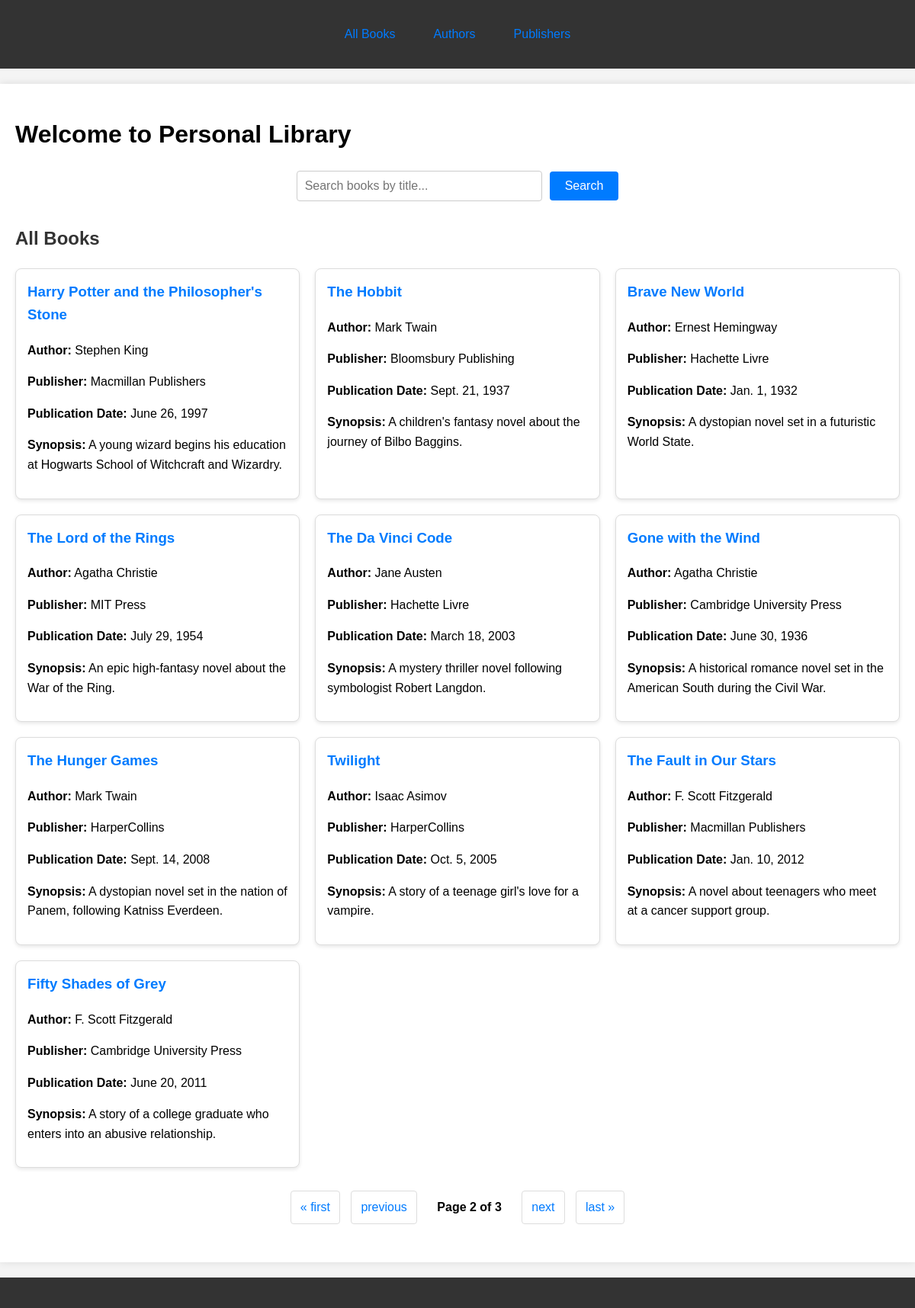
Page /?q=&page=2 on the committed database.
### core/models.py (models this page shows, shortened)
class Book(models.Model):
    title = models.CharField(max_length=200)
    author = models.ForeignKey(Author, on_delete=models.CASCADE)
    publisher = models.ForeignKey(Publisher, on_delete=models.SET_NULL, blank=True, null=True)
    synopsis = models.TextField()
    publication_date = models.DateField()
    cover_image = models.ImageField(upload_to='book_covers/', blank=True, null=True)

class Author(models.Model):
    name = models.CharField(max_length=200)
    biography = models.TextField(blank=True, null=True)

class Publisher(models.Model):
    name = models.CharField(max_length=200)
    country = models.CharField(max_length=100, blank=True, null=True)

### core/views.py (the view)
# urls.py: path("", views.index, name="index"),
def index(request):
    query = request.GET.get('q', '')
    if query:
        books_list = Book.objects.filter(title__icontains=query).select_related('author', 'publisher')
    else:
        books_list = Book.objects.all().select_related('author', 'publisher')
    paginator = Paginator(books_list, 10)
    page_number = request.GET.get('page')
    page_obj = paginator.get_page(page_number)
    context = {
        'books': page_obj,
        'query': query,
        'is_paginated': page_obj.has_other_pages(),
        'page_obj': page_obj,
    }
    return render(request, 'core/index.html', context)

### core/templates/core/index.html (shortened to what this page needs)
{% extends 'core/base.html' %}
{% block header %}
    <div>
        <ul class="nav-list">
            <li><a href="/">All Books</a></li>
            <li><a href="/authors/">Authors</a></li>
            <li><a href="/publishers/">Publishers</a></li>
        </ul>
    </div>
{% endblock %}
{% block content %}
<div class="container">
    <h1>Welcome to Personal Library</h1>
    <form method="GET" class="search-form">
        <div class="search-container">
            <input type="text" name="q" value="{{ query }}" placeholder="Search books by title..." class="search-input">
            <button type="submit" class="search-button">Search</button>
        </div>
    </form>
    <div class="books-section">
        <h2>{% if query %}Search Results for "{{ query }}"{% else %}All Books{% endif %}</h2>
        {% if books %}
            <div class="books-grid">
                {% for book in books %}
                    <div class="book-item">
                        <h3>{{ book.title }}</h3>
                        <p><strong>Author:</strong> {{ book.author.name }}</p>
                        <p><strong>Publisher:</strong> {{ book.publisher.name|default:"N/A" }}</p>
                        <p><strong>Publication Date:</strong> {{ book.publication_date }}</p>
                        <p><strong>Synopsis:</strong> {{ book.synopsis|truncatewords:30 }}</p>
                    </div>
                {% endfor %}
            </div>
            {% if is_paginated %}
                <div class="pagination">
                    <span class="page-links">
                        {% if page_obj.has_previous %}
                            <a href="?q={{ query }}&page=1">&laquo; first</a>
                            <a href="?q={{ query }}&page={{ page_obj.previous_page_number }}">previous</a>
                        {% endif %}
                        <span class="current">
                            Page {{ page_obj.number }} of {{ page_obj.paginator.num_pages }}
                        </span>
                        {% if page_obj.has_next %}
                            <a href="?q={{ query }}&page={{ page_obj.next_page_number }}">next</a>
                            <a href="?q={{ query }}&page={{ page_obj.paginator.num_pages }}">last &raquo;</a>
                        {% endif %}
                    </span>
                </div>
            {% endif %}
        {% endif %}
    </div>
</div>
{% endblock %}

### static/css/style.css (style rules this page uses)
body { font-family: Arial, sans-serif; margin: 0; padding: 0; line-height: 1.6; background-color: #f4f4f4; }
.container { max-width: 100%; }
.search-form { margin-bottom: 20px; text-align: center; }
.search-container { display: flex; justify-content: center; align-items: center; gap: 10px; }
.search-input { padding: 10px; font-size: 16px; border: 1px solid #ccc; border-radius: 4px; width: 300px; }
.search-button { padding: 10px 20px; background-color: #007bff; color: white; border: none; border-radius: 4px; cursor: pointer; font-size: 16px; }
.nav-list { list-style: none; padding: 0; display: flex; justify-content: center; gap: 20px; }
.nav-list li { display: inline; }
.nav-list a { text-decoration: none; color: #007bff; padding: 10px 15px; border-radius: 4px; transition: background-color 0.3s; }
.books-section h2 { margin-top: 30px; color: #333; }
.books-grid { display: grid; grid-template-columns: repeat(auto-fill, minmax(300px, 1fr)); gap: 20px; margin-top: 20px; }
.book-item { border: 1px solid #ddd; border-radius: 8px; padding: 15px; background-color: #fff; box-shadow: 0 2px 5px rgba(0,0,0,0.1); }
.book-item h3 { margin-top: 0; color: #007bff; }
.pagination { margin: 30px 0; text-align: center; }
.pagination .page-links a { display: inline-block; padding: 8px 12px; margin: 0 5px; text-decoration: none; border: 1px solid #ddd; border-radius: 4px; color: #007bff; }
.pagination .current { display: inline-block; padding: 8px 12px; margin: 0 5px; font-weight: bold; }

### rows in the picture
Book: title "Harry Potter and the Philosopher's Stone", author.name "Stephen King", publisher.name "Macmillan Publishers", publication_date "June 26, 1997", synopsis "A young wizard begins his education at Hogwarts School of Witchcraft and Wizardry."
Book: title "The Hobbit", author.name "Mark Twain", publisher.name "Bloomsbury Publishing", publication_date "Sept. 21, 1937", synopsis "A children's fantasy novel about the journey of Bilbo Baggins."
Book: title "Brave New World", author.name "Ernest Hemingway", publisher.name "Hachette Livre", publication_date "Jan. 1, 1932", synopsis "A dystopian novel set in a futuristic World State."
Book: title "The Lord of the Rings", author.name "Agatha Christie", publisher.name "MIT Press", publication_date "July 29, 1954", synopsis "An epic high-fantasy novel about the War of the Ring."
Book: title "The Da Vinci Code", author.name "Jane Austen", publisher.name "Hachette Livre", publication_date "March 18, 2003", synopsis "A mystery thriller novel following symbologist Robert Langdon."
Book: title "Gone with the Wind", author.name "Agatha Christie", publisher.name "Cambridge University Press", publication_date "June 30, 1936", synopsis "A historical romance novel set in the American South during the Civil War."
Book: title "The Hunger Games", author.name "Mark Twain", publisher.name "HarperCollins", publication_date "Sept. 14, 2008", synopsis "A dystopian novel set in the nation of Panem, following Katniss Everdeen."
Book: title "Twilight", author.name "Isaac Asimov", publisher.name "HarperCollins", publication_date "Oct. 5, 2005", synopsis "A story of a teenage girl's love for a vampire."
Book: title "The Fault in Our Stars", author.name "F. Scott Fitzgerald", publisher.name "Macmillan Publishers", publication_date "Jan. 10, 2012", synopsis "A novel about teenagers who meet at a cancer support group."
Book: title "Fifty Shades of Grey", author.name "F. Scott Fitzgerald", publisher.name "Cambridge University Press", publication_date "June 20, 2011", synopsis "A story of a college graduate who enters into an abusive relationship."

### other values in the picture
{{ page_obj.number }} "2"
{{ page_obj.paginator.num_pages }} "3"
